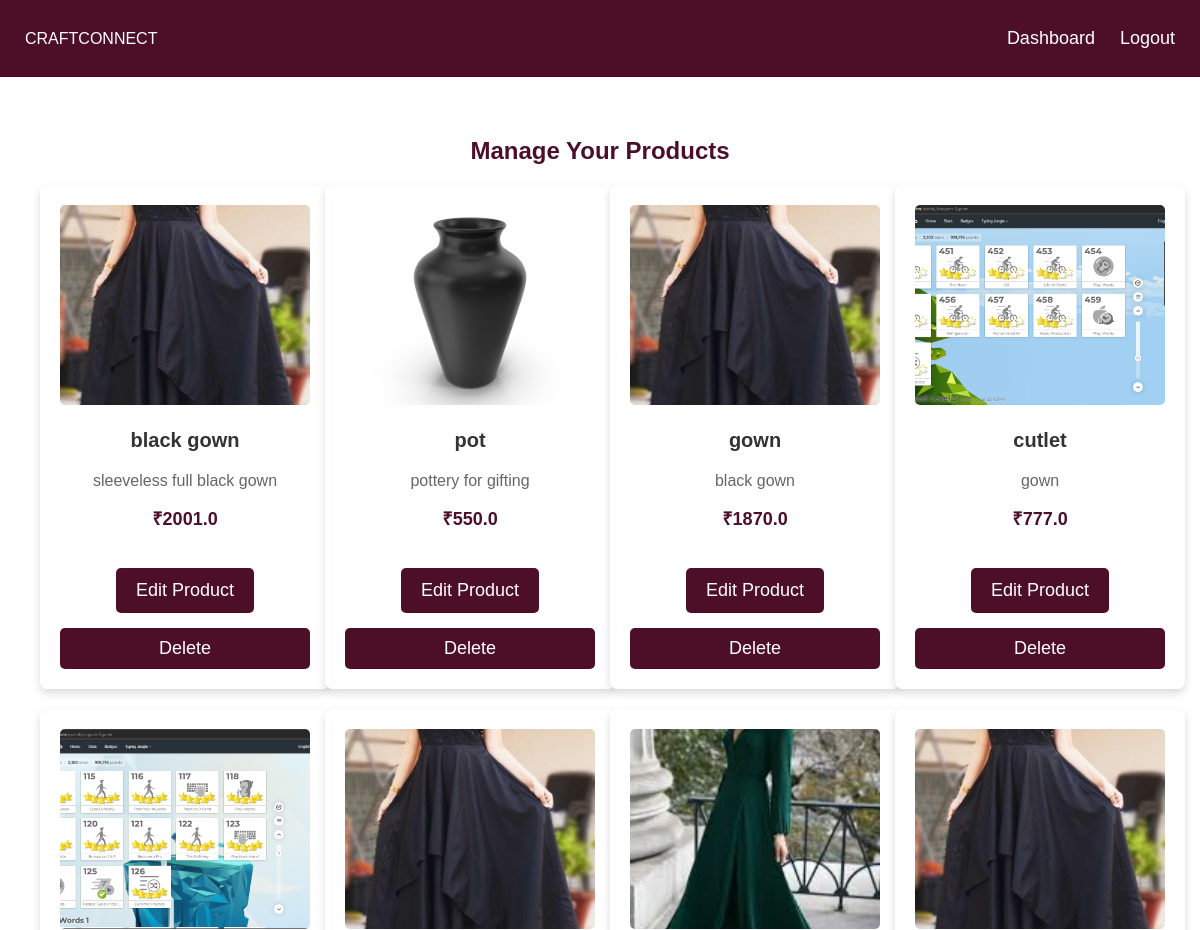
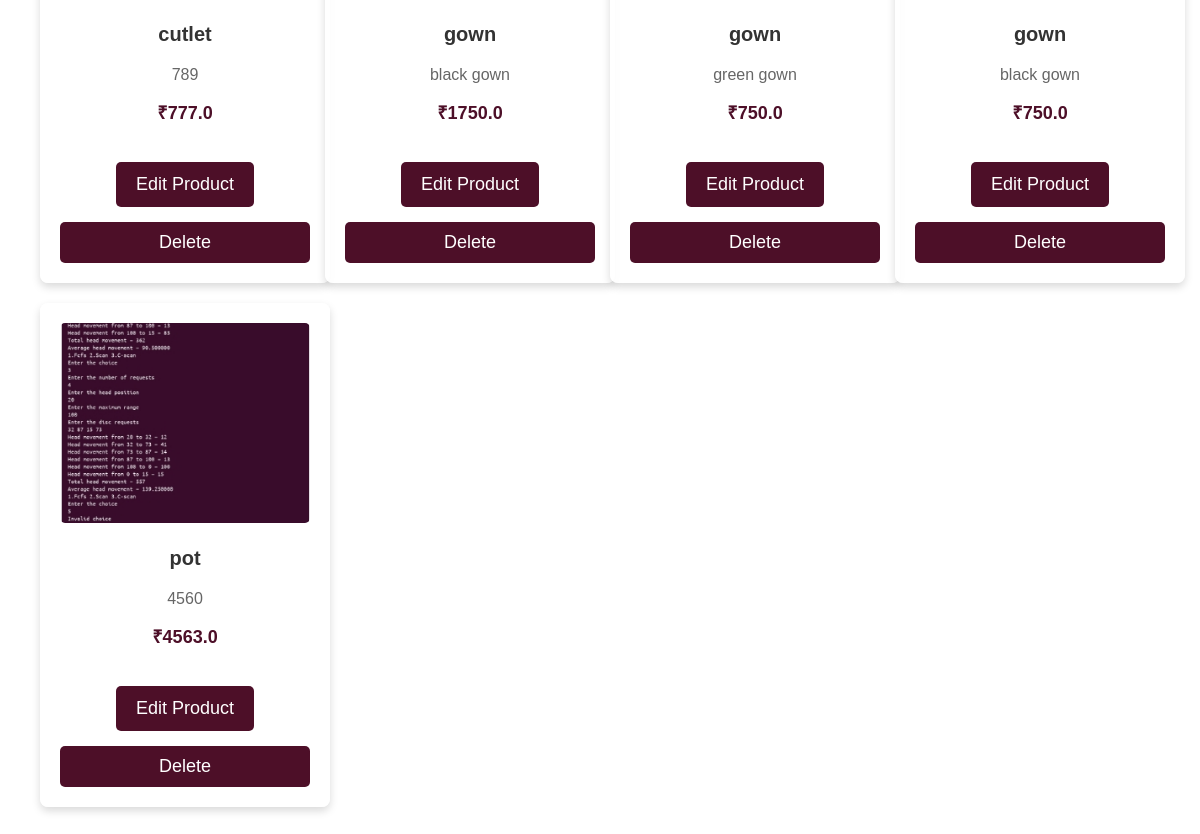
The app's page /manage_products (signed in) with its own data (2 pictures, top to bottom).
### tables this page shows
CREATE TABLE products (
            id INTEGER PRIMARY KEY AUTOINCREMENT,
            name TEXT NOT NULL,
            description TEXT NOT NULL,
            price REAL NOT NULL,
            image TEXT NOT NULL,
            manufacturer_id INTEGER, approved INTEGER DEFAULT 0, status TEXT DEFAULT 'pending',
            FOREIGN KEY (manufacturer_id) REFERENCES users (id)
        );

### app.py (the view)
@app.route('/manage_products')
def manage_products():
    if "user_id" not in session or session["user_type"] != "manufacturer":
        return redirect(url_for("login"))
    manufacturer_id = session["user_id"]
    conn = sqlite3.connect("craftconnect.db")
    conn.row_factory = sqlite3.Row
    cursor = conn.cursor()
    cursor.execute("SELECT * FROM products WHERE manufacturer_id=?", (manufacturer_id,))
    products = cursor.fetchall()
    conn.close()
    return render_template("manage_products.html", products=products)

### templates/manage_products.html (shortened to what this page needs)
<!DOCTYPE html>
<html lang="en">
<head>
    <link rel="stylesheet" href="{{ url_for('static', filename='css/styles.css') }}">
</head>
<body>
    <nav class="navbar">
        <div class="logo">CRAFTCONNECT</div>
        <ul class="nav-links">
            <li><a href="{{ url_for('manufacturer_dashboard') }}">Dashboard</a></li>
            <li><a href="{{ url_for('logout') }}">Logout</a></li>
        </ul>
    </nav>
    <section class="product-container">
        <h2>Manage Your Products</h2>
        {% if products %}
            <div class="products-grid">
                {% for product in products %}
                <div class="product-card">
                    <img src="{{ url_for('static', filename='uploads/' + product[4]) }}" alt="{{ product[1] }}">
                    <h3>{{ product[1] }}</h3>
                    <p>{{ product[2] }}</p>
                    <p class="price">₹{{ product[3] }}</p>
                    <a href="{{ url_for('edit_product', product_id=product[0]) }}">
                        <a href="{{ url_for('edit_product', product_id=product['id']) }}" class="button">Edit Product</a>
                    </a>
                    <form action="{{ url_for('delete_product', product_id=product[0]) }}" method="POST">
                        <button type="submit" class="button">Delete</button>
                    </form>
                </div>
                {% endfor %}
            </div>
        {% else %}
            <p>No products found.</p>
        {% endif %}
    </section>
</body>
</html>

### static/css/styles.css (style rules this page uses)
body { margin: 0; font-family: Arial, sans-serif; background:white; background-attachment: fixed; background-size: cover; color: #4D0F28; }
.navbar { display: flex; justify-content: space-between; align-items: center; flex-wrap: wrap; padding: 12px 25px; background: #4D0F28; color: white; }
.nav-links { list-style: none; display: flex; gap: 25px; }
.nav-links a { text-decoration: none; color: white; font-size: 18px; transition: 0.3s ease; }
.button { display: inline-block; margin-top: 20px; padding: 12px 20px; font-size: 18px; background: #4D0F28; color: white; text-decoration: none; border-radius: 5px; transition: 0.3s ease; }
.product-container { text-align: center; padding: 40px; }
.products-grid { display: grid; grid-template-columns: repeat(auto-fit, minmax(250px, 1fr)); gap: 20px; justify-content: center; }
.product-card { background: rgba(255, 255, 255, 0.9); color: #4D0F28; padding: 20px; box-shadow: 0px 4px 8px rgba(0, 0, 0, 0.15); text-align: center; border-radius: 8px; width: 250px; }
.product-card img { width: 100%; height: 200px; object-fit: cover; border-radius: 5px; }
.product-card h3 { font-size: 20px; color: #333; }
.product-card p { font-size: 16px; color: #666; }
.product-card .price { font-size: 18px; font-weight: bold; color: #4D0F28; margin-top: 10px; }
.product-card button { margin-top: 15px; padding: 10px; background: #4D0F28; color: white; border: none; cursor: pointer; border-radius: 5px; }
input, button { width: 100%; padding: 10px; margin-top: 5px; }

### records on screen
products: image (picture), name "black gown", description "sleeveless full black gown", price "2001.0"
products: image (picture), name "pot", description "pottery for gifting", price "550.0"
products: image (picture), name "gown", description "black gown", price "1870.0"
products: image (picture), name "cutlet", description "gown", price "777.0"
products: image (picture), name "cutlet", description "789", price "777.0"
products: image (picture), name "gown", description "black gown", price "1750.0"
products: image+name (picture), name "gown", description "green gown", price "750.0"
products: image (picture), name "gown", description "black gown", price "750.0"
products: image (picture), name "pot", description "4560", price "4563.0"
